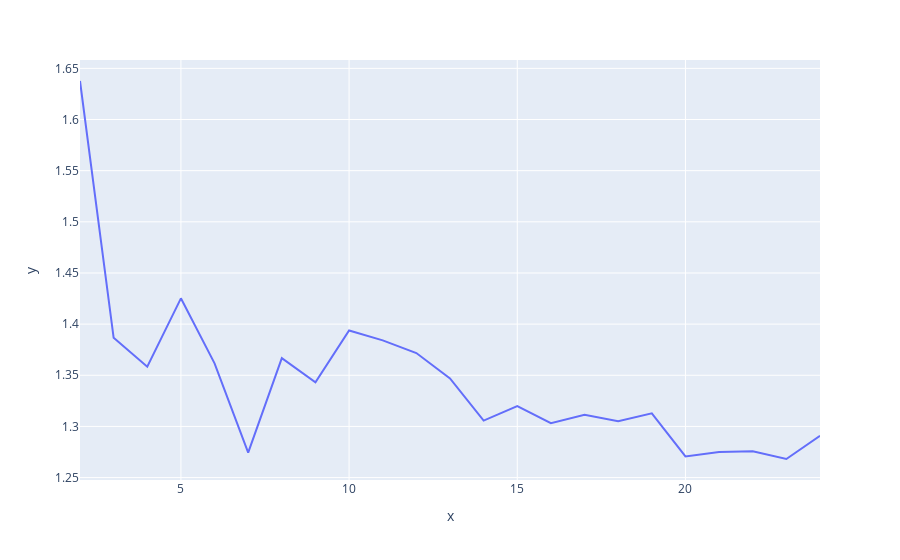

Notebook code for this chart:
### Code cell
px.line(x=num_clusters,y=cosDavies)

### Figure 1 — Plotly figure (JSON) as saved in the notebook; plotly's stock layout.template omitted (floating-point values rounded to 4 significant figures)
{"data": [{"hovertemplate": "x=%{x}<br>y=%{y}<extra></extra>", "legendgroup": "", "line": {"color": "#636efa", "dash": "solid"}, "marker": {"symbol": "circle"}, "mode": "lines", "name": "", "orientation": "v", "showlegend": false, "type": "scatter", "x": [2, 3, 4, 5, 6, 7, 8, 9, 10, 11, 12, 13, 14, 15, 16, 17, 18, 19, 20, 21, 22, 23, 24], "xaxis": "x", "y": [1.638, 1.387, 1.358, 1.425, 1.362, 1.274, 1.367, 1.343, 1.394, 1.384, 1.372, 1.347, 1.306, 1.32, 1.303, 1.311, 1.305, 1.313, 1.271, 1.275, 1.276, 1.268, 1.291], "yaxis": "y"}], "layout": {"legend": {"tracegroupgap": 0}, "margin": {"t": 60}, "xaxis": {"anchor": "y", "domain": [0, 1], "title": {"text": "x"}}, "yaxis": {"anchor": "x", "domain": [0, 1], "title": {"text": "y"}}}}
